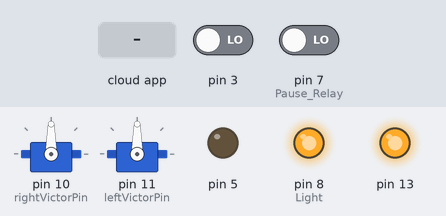
The sketch below on a simulated Arduino Uno, built with avr-gcc and run on an emulated ATmega328P. Parts: 2 × servo, output pins drawn as LEDs (lit = HIGH). Dashed ring = blinking. The inputs (shaded band) are chosen by the test bench; at power-on: pin 7 (Pause_Relay) LOW, pin 3 LOW. The ROS host is connected and sends only what is stated.

Above: at 1.2 s.
1.3 s: pin 7 (Pause_Relay) driven HIGH
At 1.9 s:
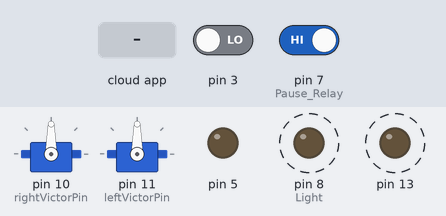
4.3 s: the phone or cloud app sets LeftMotors to -100
At 5.4 s:
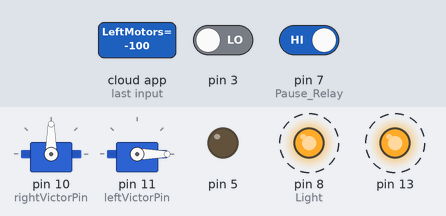
7.3 s: the phone or cloud app sets RightMotors to -100
At 8.2 s:
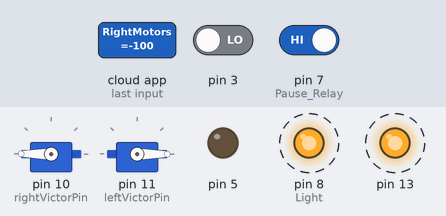
10.3 s: the phone or cloud app sets GrabObject to 1
At 11.0 s:
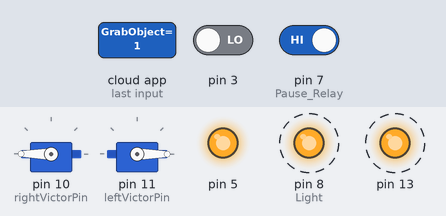
13.3 s: the phone or cloud app sets LeftMotors to 0
At 13.8 s:
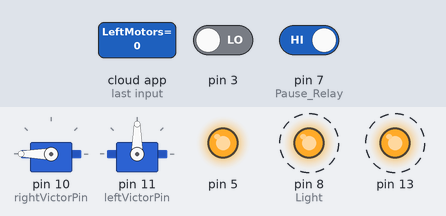
16.3 s: the phone or cloud app sets RightMotors to 0
At 17.9 s:
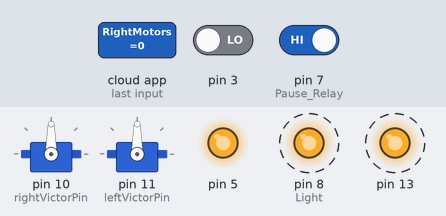
Timing chart, 0 to 20.3 s (numbered marks = the images above; inputs shaded):
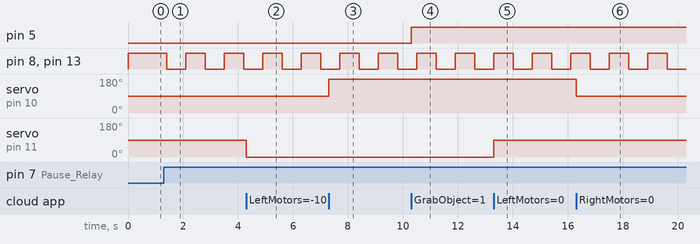

Measured:
- after the input at 1.3 s, pin 8 (Light), pin 13: alternates HIGH for 0.70 s and LOW for 0.70 s, starting after 0.10 s
- after the input at 4.3 s, servo on pin 11 (leftVictorPin): 90° → 0° at once
- after the input at 7.3 s, servo on pin 10 (rightVictorPin): 90° → 180° at once
- after the input at 10.3 s, pin 5: LOW → HIGH at once
- after the input at 13.3 s, servo on pin 11 (leftVictorPin): 0° → 90° at once
- after the input at 16.3 s, servo on pin 10 (rightVictorPin): 180° → 90° at once

The sketch:

MotorArduinoVictors.ino
```cpp
/*
 Arduino code to control the motors using input from ROS
 */

#include <ros.h>
#include <std_msgs/Float32.h>
#include <std_msgs/Bool.h>
#include <SoftwareSerial.h>
#include <Servo.h>
// Initialize the motors

boolean paused = false; // Whether or not the motors have received a paused command
boolean armDone = false;
boolean firstStart = true;

ros::NodeHandle nh;
std_msgs::Float32 leftReturn_msg;
std_msgs::Float32 rightReturn_msg;
std_msgs::Bool paused_msg;
std_msgs::Bool grab_msg;
ros::Publisher pub_leftReturn("LeftReturn", &leftReturn_msg); // for nonmotor testing
ros::Publisher pub_rightReturn("RightReturn", &rightReturn_msg); // for nonmotor testing
ros::Publisher pub_paused("Paused", &paused_msg); // report a paused command
ros::Publisher pub_grab("GrabFinished", &grab_msg); // report a paused command

// Setup the motors
Servo rightVictor;
Servo leftVictor;
int rightVictorPin = 10;
int leftVictorPin = 11;
double blinkTime = 0;

void leftMotor(const std_msgs::Float32& msg){
  // Set the left motor speed given by ROS in the topic "Motors"
  if (!paused) {
    leftVictor.write((int)((msg.data*80.0)+90));
    leftReturn_msg.data = msg.data;
    pub_leftReturn.publish( &leftReturn_msg);
    if(msg.data !=0) {
      firstStart = true;
    }
  }
  else {
    leftReturn_msg.data = 0;
    pub_leftReturn.publish( &leftReturn_msg);
  }
}

void rightMotor(const std_msgs::Float32& msg){
  // Set the right motor speed given by ROS in the topic "Motors"
  if (!paused) {
    rightVictor.write((int)(-1*(msg.data*80.0)+90));
    rightReturn_msg.data = msg.data;
    pub_rightReturn.publish( &rightReturn_msg);
    if(msg.data !=0) {
      firstStart = true;
    }
  }
  else {
    rightReturn_msg.data = 0;
    pub_rightReturn.publish( &rightReturn_msg);
  }
}

void grabPin(const std_msgs::Bool& msg){
   if(msg.data) {
      digitalWrite(5, HIGH);
   } else {
     digitalWrite(5, LOW);
   }
}

ros::Subscriber<std_msgs::Float32> subLeft("LeftMotors", &leftMotor);
ros::Subscriber<std_msgs::Float32> subRight("RightMotors", &rightMotor);
ros::Subscriber<std_msgs::Bool> subGrab("GrabObject", &grabPin);

void setup()
{
  pinMode(13, OUTPUT);
  pinMode(5, OUTPUT);
  pinMode(3, INPUT);
  pinMode(6, INPUT); // Stop Button
  pinMode(7, INPUT); // Pause Relay
  pinMode(8, OUTPUT); // Light
  digitalWrite(13, LOW); // LED is on unless we are moving
  digitalWrite(5, LOW);
  digitalWrite(8, LOW);
  rightVictor.attach(rightVictorPin);
  leftVictor.attach(leftVictorPin);
  rightVictor.write(90);
  leftVictor.write(90);
  nh.initNode();
  nh.subscribe(subLeft); // Subscribe to "LeftMotors"
  nh.subscribe(subRight); // Subscribe to "RightMotors"
  nh.subscribe(subGrab);
  nh.advertise(pub_leftReturn); // publish left motor value for testing
  nh.advertise(pub_rightReturn); // publish right motor value for testing
  nh.advertise(pub_paused);
  nh.advertise(pub_grab);
  paused = false;
}

void loop()
{
  if(digitalRead(3) && !armDone) {
    armDone = true;
    grab_msg.data = 1;
    pub_grab.publish( &grab_msg);
  } else if(!digitalRead(3)){
    armDone = false;
  }
  nh.spinOnce(); // Check for updates with ROS
  if((millis() - blinkTime) > 1400) {
    blinkTime = millis();
  }
  if(digitalRead(7) && firstStart) { // It's enabled
    if((millis()-blinkTime) > 700) {
      digitalWrite(8, HIGH);
      digitalWrite(13, HIGH);
    } else {
      digitalWrite(8, LOW);
      digitalWrite(13, LOW);
    }
  } else {
    digitalWrite(8, HIGH);
    digitalWrite(13, HIGH);
  }
  delay(0.1);
}
```
